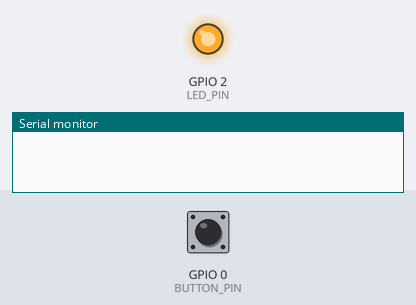
A program run on a simulated ESP32. Parts: output pins drawn as LEDs (lit = HIGH), the last lines printed to the serial monitor. The test bench sets the inputs (shaded band); at power-on: GPIO 0 (BUTTON_PIN) HIGH.

Above: at 1.2 s.
1.3 s: GPIO 0 (BUTTON_PIN) pulled LOW for 0.15 s
At 2.4 s:
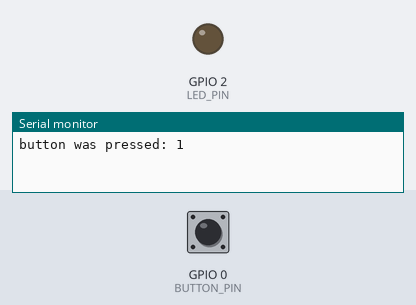
2.9 s: GPIO 0 (BUTTON_PIN) pulled LOW for 1 s
At 3.6 s:
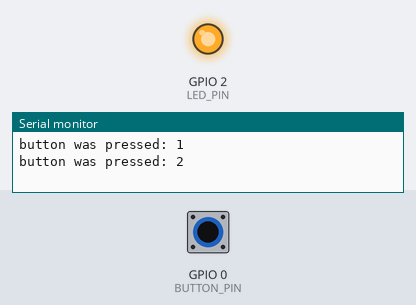
5.4 s: GPIO 0 (BUTTON_PIN) pulled LOW for 3.2 s
At 6.7 s:
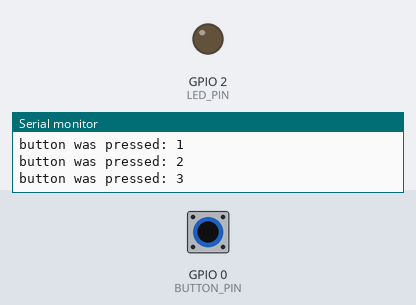
Timing chart, 0 to 8.4 s (numbered marks = the images above; inputs shaded):
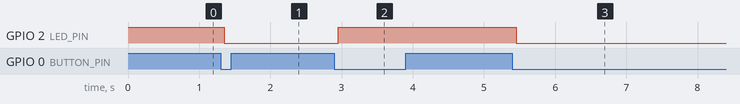

The program:

main.cpp
```cpp
/**
 * @brief: This program used to study how to debounce button.
 *
 * @note: This program use debounce technique
 *        identical example code of Arduino.
 *        You can read the artical at:
 *        https://docs.arduino.cc/built-in-examples/digital/Debounce/
 *
 *        For more detail about this debounce technique,
 *        see "Docs" folder.
 */

#include <Arduino.h>

#define DEBOUNCE_TIME   50
#define BUTTON_PIN      0
#define LED_PIN         2

bool ledState = HIGH;
bool buttonStateNow = LOW;
bool buttonStatePrevInstant = LOW;
bool buttonStatePrevSteady = LOW;
uint8_t count = 0;
uint32_t timePrev = 0;

void setup() {
  pinMode(BUTTON_PIN, INPUT_PULLUP);
  pinMode(LED_PIN, OUTPUT);

  // set initial LED state
  digitalWrite(LED_PIN, ledState);
}

void loop() {
  buttonStatePrevInstant = buttonStateNow;
  buttonStateNow = digitalRead(BUTTON_PIN);

  //If button change state => save time.
  if(buttonStateNow != buttonStatePrevInstant) {
    timePrev = millis();
  }

  //If status of button is steady
  if(millis()-timePrev > DEBOUNCE_TIME) {

    if(buttonStateNow != buttonStatePrevSteady) {
      buttonStatePrevSteady = buttonStateNow;

      if(buttonStateNow == LOW) {
        count++;
        printf("button was pressed: %d\n", count);

        ledState = !ledState;
        digitalWrite(LED_PIN, ledState);
      }
    }
  }
}
```

Measured:
- after the input at 1.3 s, GPIO 2 (LED_PIN): HIGH → LOW after 0.05 s
- after the input at 2.9 s, GPIO 2 (LED_PIN): LOW → HIGH after 0.05 s
- after the input at 5.4 s, GPIO 2 (LED_PIN): HIGH → LOW after 0.05 s
